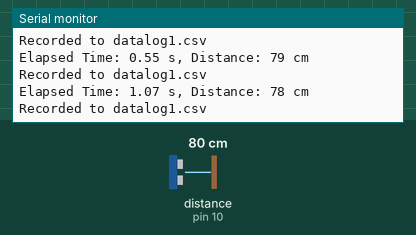
This sketch was run on a simulated Arduino Mega 2560, built with avr-gcc and run on an emulated ATmega2560. Shown: the last lines printed to the serial monitor. Wiring (inferred from the names in the program): ultrasonic range finder: trigger pin 9; echo pin 10. Inputs (shaded band) come from the test bench; at power-on: distance to the obstacle (sensor on pin 10) 80 cm. The echo pulse lasts 58.3 µs per cm; storage starts empty.

Above: at 1.3 s.
1.4 s: distance to the obstacle (sensor on pin 10) set to 2 cm
At 1.94 s:
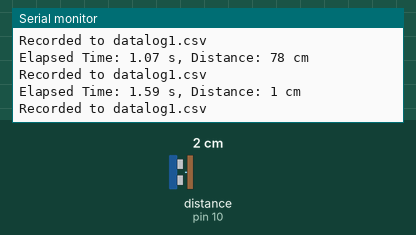
2.9 s: distance to the obstacle (sensor on pin 10) set to 4 cm
At 2.96 s:
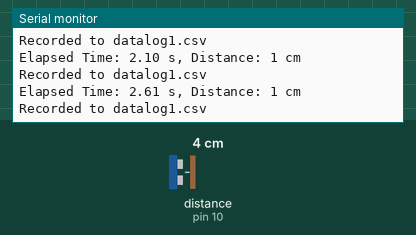
Timing chart, 0 to 5.9 s (numbered marks = the images above; inputs shaded):
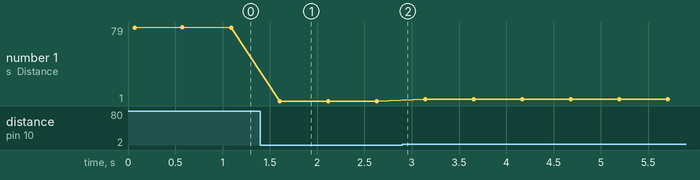

The sketch:

FinalProject.ino
```cpp
/*
  Project: Ultrasonic Sensor Distance Measurement and Data Logging to SD Card
  Description: This project measures the distance to an object using an ultrasonic sensor and logs the data to an SD card in CSV format.
               The measurements are taken at regular intervals and stored in multiple files, each representing a 10-second recording segment.
               The total recording duration is set to 1 minute.

  How It Works:
  - The Arduino sends an ultrasonic pulse using the trigger pin of the ultrasonic sensor.
  - The echo pin of the sensor receives the reflected pulse and calculates the duration it took for the pulse to return.
  - This duration is then used to calculate the distance to the object.
  - The distance measurements are recorded along with the elapsed time into CSV files on an SD card.
  - A new CSV file is created every 10 seconds to segment the data.

  Hardware Connections:
  - Ultrasonic Sensor:
    - VCC to 5V on Arduino Mega 2560
    - GND to GND on Arduino Mega 2560
    - Trig pin to digital pin 9 on Arduino Mega 2560
    - Echo pin to digital pin 10 on Arduino Mega 2560
  - SD Card Module:
    - VCC to 5V on Arduino Mega 2560
    - GND to GND on Arduino Mega 2560
    - CS (Chip Select) to pin 53 on Arduino Mega 2560
    - MOSI to pin 51 on Arduino Mega 2560
    - MISO to pin 50 on Arduino Mega 2560
    - SCK to pin 52 on Arduino Mega 2560
*/

#include <SPI.h> // SPI library for communication with the SD card
#include <SD.h>  // SD library to handle SD card operations

// Define pins for the ultrasonic sensor
const int trigPin = 9;  // Trigger pin for the ultrasonic sensor
const int echoPin = 10; // Echo pin for the ultrasonic sensor

// Define variables for duration and distance measurement
long duration; // Variable to store the time it takes for the ultrasonic pulse to return
int distance;  // Variable to store the calculated distance based on the duration

// Define chip select pin for the SD card adapter
const int chipSelect = 53; // Chip select pin for the SD card module

// File object for the SD card
File myFile; // Object to handle file operations on the SD card

// Define the recording duration (in milliseconds)
const long totalRecordDuration = 60000; // Total recording duration: 1 minute
const long fileDuration = 10000; // Duration for each file: 10 seconds

// Variables to store the start time of the recording and the start time of each file
unsigned long startTime;     // Time when the recording started
unsigned long fileStartTime; // Time when the current file recording started

// Counter for file naming
int fileCounter = 1; // Counter to create unique file names for each 10-second segment

void setup() {
  // Initialize the serial monitor for debugging purposes
  Serial.begin(9600);

  // Set the trigPin as an output
  pinMode(trigPin, OUTPUT);

  // Set the echoPin as an input
  pinMode(echoPin, INPUT);

  // Initialize the SD card
  if (!SD.begin(chipSelect)) {
    Serial.println("SD card initialization failed!"); // Print error message if SD card initialization fails
    while (1); // Halt execution if SD card initialization fails
  }
  Serial.println("SD card is ready to use."); // Print success message if SD card initialization succeeds

  // Record the start time of the recording and the start time for the first file
  startTime = millis();
  fileStartTime = startTime;

  // Create the first file for data logging
  createNewFile();
}

void loop() {
  // Calculate the current time and the elapsed time since the start of the recording
  unsigned long currentTime = millis();
  unsigned long elapsedTime = currentTime - startTime;
  unsigned long fileElapsedTime = currentTime - fileStartTime;

  // Check if the total recording duration has not been exceeded
  if (elapsedTime < totalRecordDuration) {
    // Check if it's time to create a new file (every 10 seconds)
    if (fileElapsedTime >= fileDuration) {
      fileCounter++; // Increment the file counter
      fileStartTime = currentTime; // Update the start time for the new file
      createNewFile(); // Create a new file for the next 10-second segment
    }

    // Clear the trigPin by setting it LOW for 2 microseconds
    digitalWrite(trigPin, LOW);
    delayMicroseconds(2);

    // Set the trigPin HIGH for 10 microseconds to send an ultrasonic pulse
    digitalWrite(trigPin, HIGH);
    delayMicroseconds(10);
    digitalWrite(trigPin, LOW);

    // Read the echoPin, which returns the sound wave travel time in microseconds
    duration = pulseIn(echoPin, HIGH);

    // Calculate the distance based on the duration
    distance = duration * 0.034 / 2;

    // Print the elapsed time and distance to the Serial Monitor
    Serial.print("Elapsed Time: ");
    Serial.print(elapsedTime / 1000.0); // Convert milliseconds to seconds
    Serial.print(" s, Distance: ");
    Serial.print(distance);
    Serial.println(" cm");

    // Open the current CSV file for writing
    char fileName[15];
    sprintf(fileName, "datalog%d.csv", fileCounter); // Create a unique file name
    myFile = SD.open(fileName, FILE_WRITE);
    if (myFile) {
      // Record the timestamp (in seconds) and distance to the CSV file
      myFile.print(elapsedTime / 1000.0); // Convert milliseconds to seconds
      myFile.print(",");
      myFile.println(distance);
      myFile.close(); // Close the file to ensure data is saved
      Serial.print("Recorded to "); // Print message indicating data recording
      Serial.println(fileName);
    } else {
      Serial.println("Error opening file"); // Print error message if file cannot be opened
    }

    // Wait for a short period (500 milliseconds) before the next measurement
    delay(500);
  } else {
    // Stop the loop after 1 minute of recording
    Serial.println("Recording complete.");
    while (1); // Halt execution after recording is complete
  }
}

// Function to create a new CSV file and write the header
void createNewFile() {
  char fileName[15];
  sprintf(fileName, "datalog%d.csv", fileCounter); // Create a unique file name
  myFile = SD.open(fileName, FILE_WRITE);
  if (myFile) {
    // Write the header to the new file
    myFile.println("Timestamp (s),Distance (cm)");
    myFile.close(); // Close the file to ensure data is saved
    Serial.print("Created ");
    Serial.println(fileName); // Print message indicating file creation
  } else {
    Serial.println("Error creating file"); // Print error message if file cannot be created
  }
}
```

Measured:
- after the input at 1.4 s, the serial monitor: prints a new line after 0.21 s (image 1)
- plotted number 1: 1 → 3 after the input at 2.9 s
